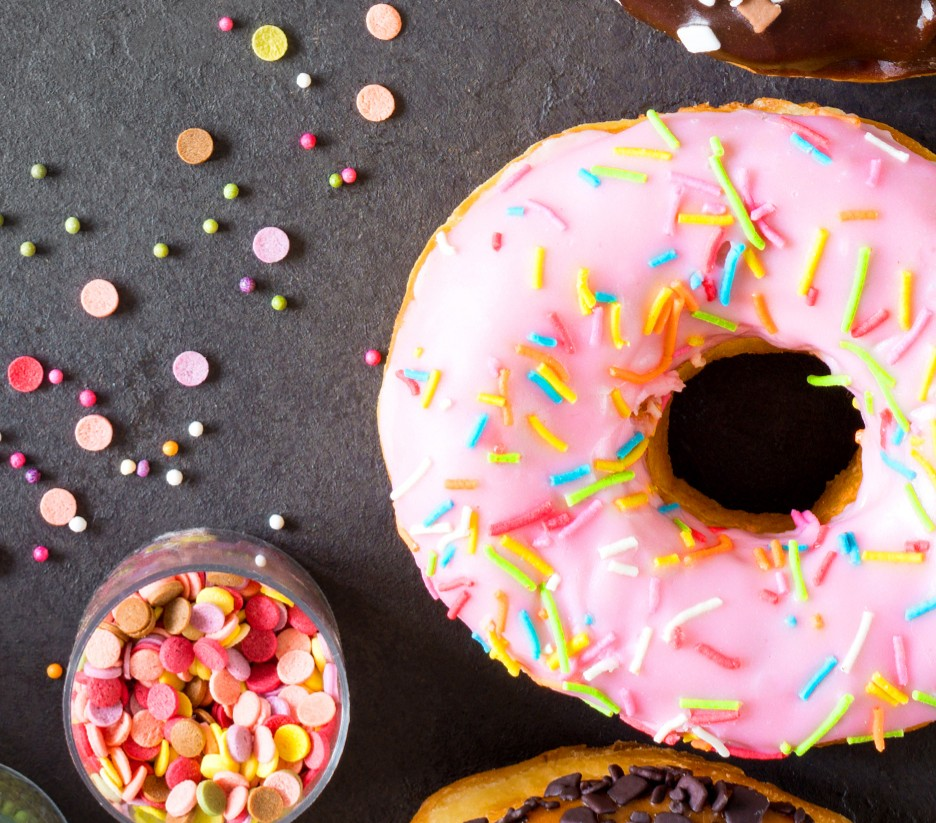
#> input picture pic/donut.jpg, 936 x 823 px
$ python color_convert.py
#> lines starting #> are read from the running program, lines starting #| are printed output that depends on the picture
import cv2
import numpy as np

origin_img = cv2.imread('pic/donut.jpg')
#> origin_img is the input picture: shape (823, 936, 3); mean B, G, R 118.4, 123.4, 153.8
height = origin_img.shape[0] # 823
#> height = 823
width = origin_img.shape[1] # 936
#> width = 936

# ----------

gray_img = cv2.cvtColor(origin_img, cv2.COLOR_BGR2GRAY)
cv2.imwrite('pic/gary.jpg', gray_img)

ycrcb_img = cv2.cvtColor(origin_img, cv2.COLOR_BGR2YCrCb)
#> ycrcb_img: shape (823, 936, 3); mean of channels 0, 1, 2 131.9, 143.6, 120.4
cv2.imwrite('pic/ycrcb.jpg', ycrcb_img)

hsv_img = cv2.cvtColor(origin_img, cv2.COLOR_BGR2HSV)
#> hsv_img: shape (823, 936, 3); mean H, S, V 100.4, 78.3, 156.3
cv2.imwrite('pic/hsv.jpg', hsv_img)

# -----techs-----
# An image is a 3-dimensinal numpy array of the form [pixels in height, pixels in width, number of channels],
# a color image has 3 channels, 0-blue, 1-green, 2-red; a gray image has only one channel.

# -----bgr-gray-----
# [:, :, n] means to keep the height and width, but channel n only. So is a gray image.
# Slice the img by not simply using ":", e.g., slice_img = origin_img[200:300, 400:700, 0]

blue_gray_img = origin_img[:, :, 0]
cv2.imwrite('pic/blue_gray.jpg', blue_gray_img)

green_gray_img = origin_img[:, :, 1]
cv2.imwrite('pic/green_gray.jpg', green_gray_img)

red_gray_img = origin_img[:, :, 2]
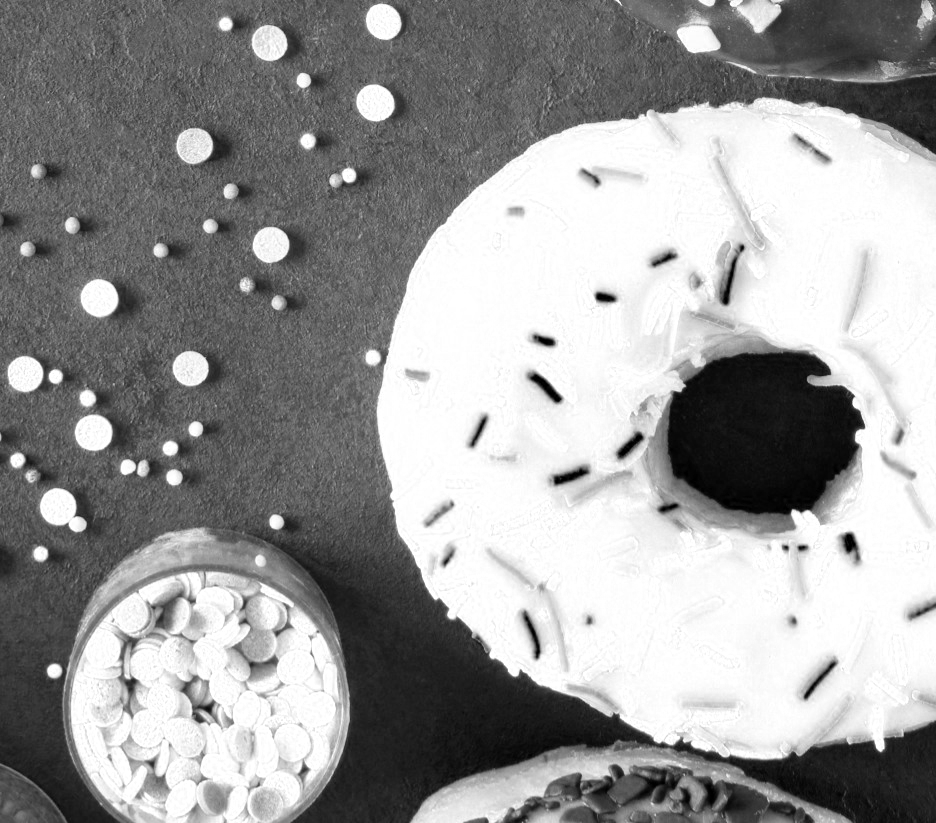
#> red_gray_img: shape (823, 936); min 0, max 255, mean 153.8
cv2.imwrite('pic/red_gray.jpg', red_gray_img)

# -----bgr-color-----
# If wan the blue-color-only image, let [:, :, 1] and [:, :, 2] be all zeros.
# Since still has 3 channels, it's a color image.

# create a template image with three channels all zero: black image
template_img = np.zeros((height, width, 3), np.uint8)
cv2.imwrite('pic/template.jpg', template_img)

blue_color_img = template_img.copy()
# get color blue
blue_color_img[:, :, 0] = origin_img[:, :, 0]
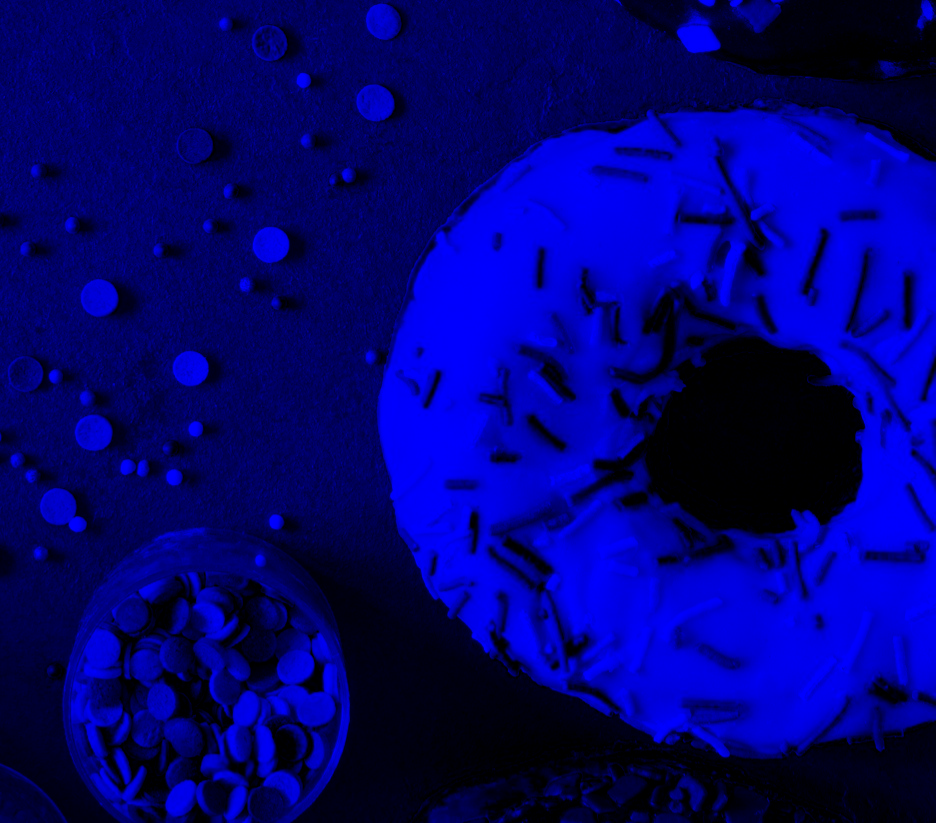
#> blue_color_img: shape (823, 936, 3); mean B, G, R 118.4, 0, 0
cv2.imwrite('pic/blue_color.jpg', blue_color_img)

green_color_img = template_img.copy()
# get color green
green_color_img[:, :, 1] = origin_img[:, :, 1]
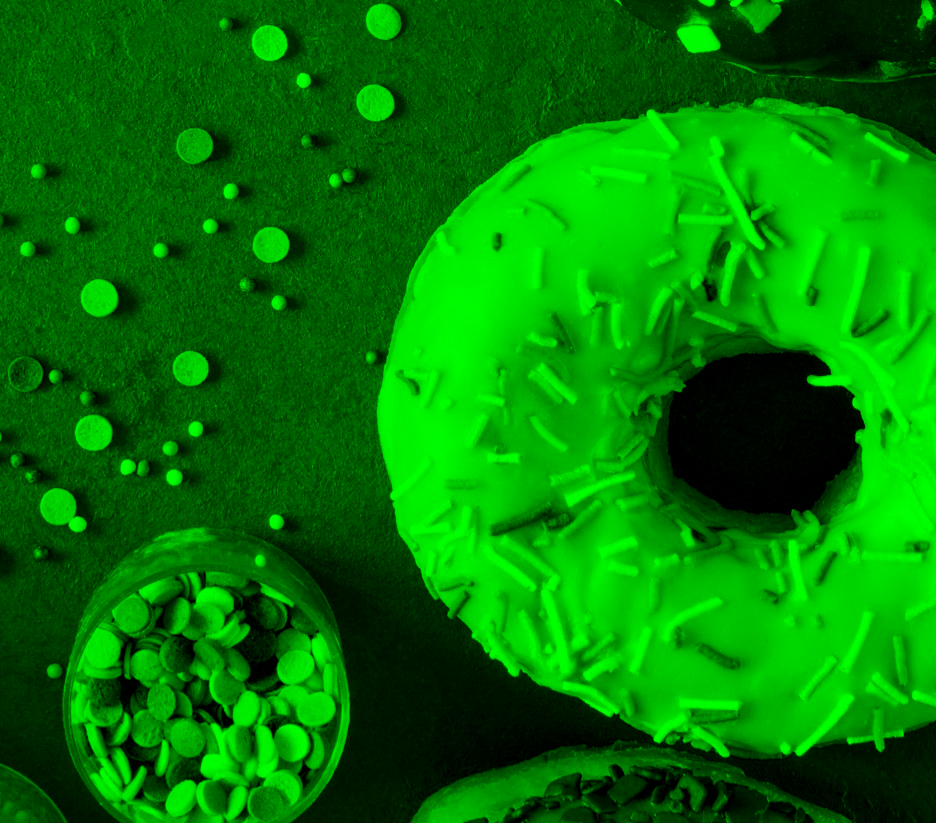
#> green_color_img: shape (823, 936, 3); mean B, G, R 0, 123.4, 0
cv2.imwrite('pic/green_color.jpg', green_color_img)

red_color_img = template_img.copy()
# get color red
red_color_img[:, :, 2] = origin_img[:, :, 2]
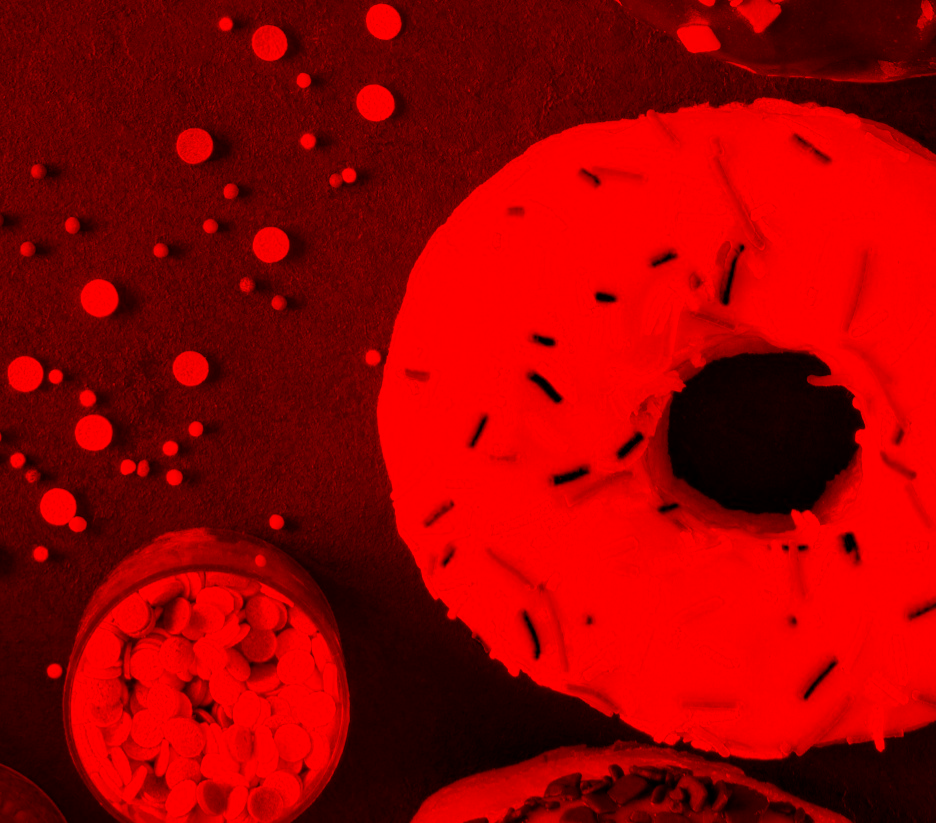
#> red_color_img: shape (823, 936, 3); mean B, G, R 0, 0, 153.8
cv2.imwrite('pic/red_color.jpg', red_color_img)

# -----shape-drawing-----

draw_img = origin_img
line_type = cv2.LINE_AA # antialiased line

# (target_img, left-start coord., right-end coord., color, [border-thickness, [line-type]])
cv2.line(draw_img, (height//2, 10), (10, width//2), (50, 150, 200), 5, line_type)

# (target_img, upper-left coord., lower-right coord., color, [border-thickness, [line-type]])
cv2.rectangle(draw_img, (80, 550), (350, 800), (0, 200, 200), 5, line_type)

# (target_img, center coord., radius, color, [border-thickness, [line-type]])
cv2.circle(draw_img, (width//2 + 290, height//2 + 10), 350, (150, 0, 250), 5, line_type)
cv2.circle(draw_img, (width//2 + 290, height//2 + 10), 100, (200, 0, 200), -1, line_type)

# note that border-thickness = -1 means to fill up the shape

# -----text-----

text = 'donuts!'
font = cv2.FONT_HERSHEY_SCRIPT_SIMPLEX
# (target_img, message, start coord., font-style, font-size, color, [thickness, [line-type]])
cv2.putText(draw_img, text, (120, 200), font, 10, (255, 100, 200), 5, line_type)
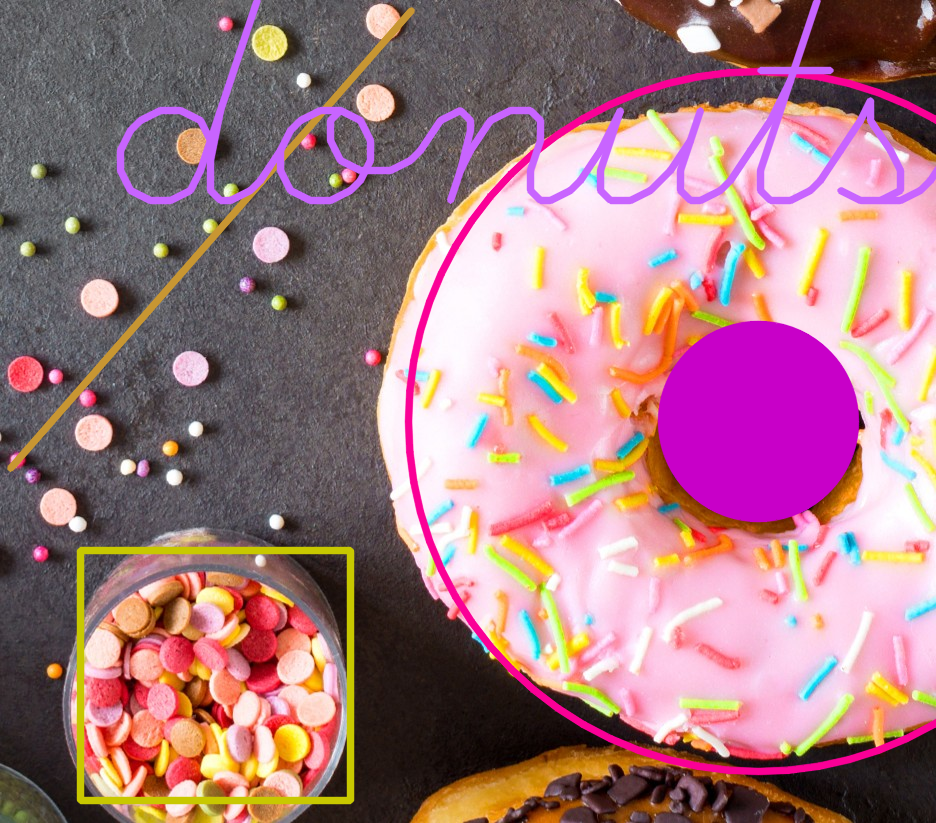
#> draw_img: shape (823, 936, 3); mean B, G, R 128, 121.1, 163.5
cv2.imwrite('pic/draw.jpg', draw_img)
